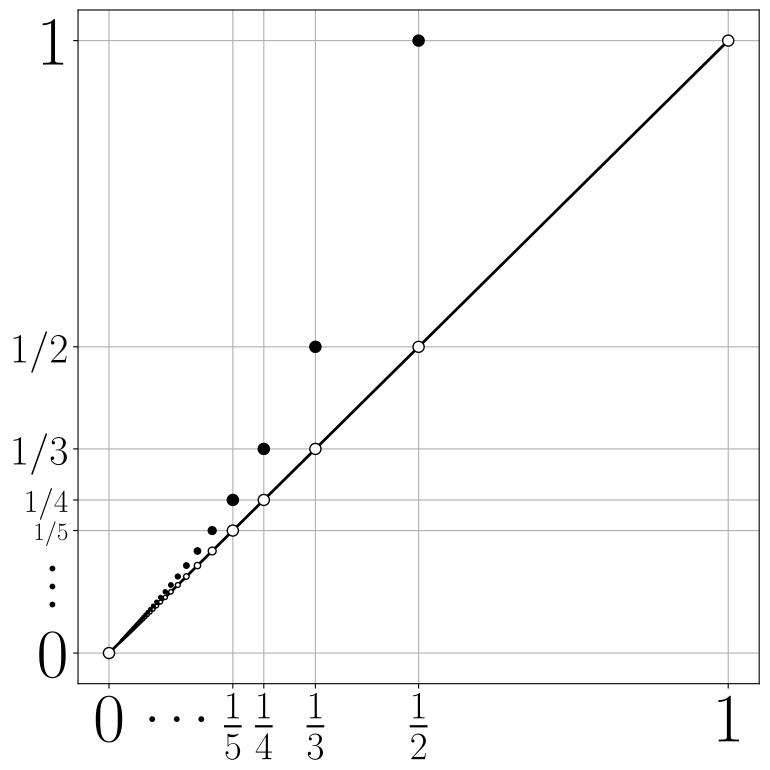

Write the Python code that produced this figure.
import numpy as np, matplotlib.pyplot as plt
from matplotlib import rcParams
from pathlib import Path

rcParams['font.size'] = 50.0
rcParams['text.usetex'] = True

fig = plt.figure(figsize=(9,9))
ax = fig.add_subplot()

ax.grid()
ax.plot([0, 1], [0, 1], color='black', linewidth=2)

ax.add_patch(plt.Circle((0, 0), 0.009, facecolor='white', edgecolor='black', linewidth=1, zorder=2))
ax.add_patch(plt.Circle((1, 1), 0.009, facecolor='white', edgecolor='black', linewidth=1, zorder=2))

def radius(j):
    if j <= 5:
        return 0.009
    else:
        return 0.009 / np.sqrt(j - 4)
n = 50
for j in range(2, n + 2):
    ax.add_patch(plt.Circle((1/j, 1/j), radius(j), facecolor='white', edgecolor='black', linewidth=1, zorder=2))
    ax.add_patch(plt.Circle((1/j, 1/(j-1)), radius(j), color='black', zorder=2))

ax.set_xlim(-0.05, 1.05)
ax.set_ylim(-0.05, 1.05)
ax.set_xticks(ticks=[0, 1/5, 1/4, 1/3, 1/2, 1], labels=['$0$', r'$\frac{1}{5}$', r'$\frac{1}{4}$', r'$\frac{1}{3}$', r'$\frac{1}{2}$', '$1$'])
ax.set_yticks(ticks=[0, 1/5, 1/4, 1/3, 1/2, 1], labels=['$0$', '$1/5$', '$1/4$', '$1/3$', '$1/2$', '$1$'])

for tick in ax.get_xticklabels()[1:-1]:
    tick.set_fontsize(40)

y_ticksizes = [18, 23, 30, 30]
for tick, size in zip(ax.get_yticklabels()[1:-1], y_ticksizes):
    tick.set_fontsize(size)

fig.text(0.233, 0.1125, r'$\cdots$', fontsize=40)
fig.text(0.122, 0.28, r'$\cdot$', fontsize=40)
fig.text(0.122, 0.26, r'$\cdot$', fontsize=40)
fig.text(0.122, 0.24, r'$\cdot$', fontsize=40)

plt.tight_layout()

plt.savefig(Path(__file__).with_suffix('.pdf'), format="pdf", bbox_inches="tight")
#plt.show()
